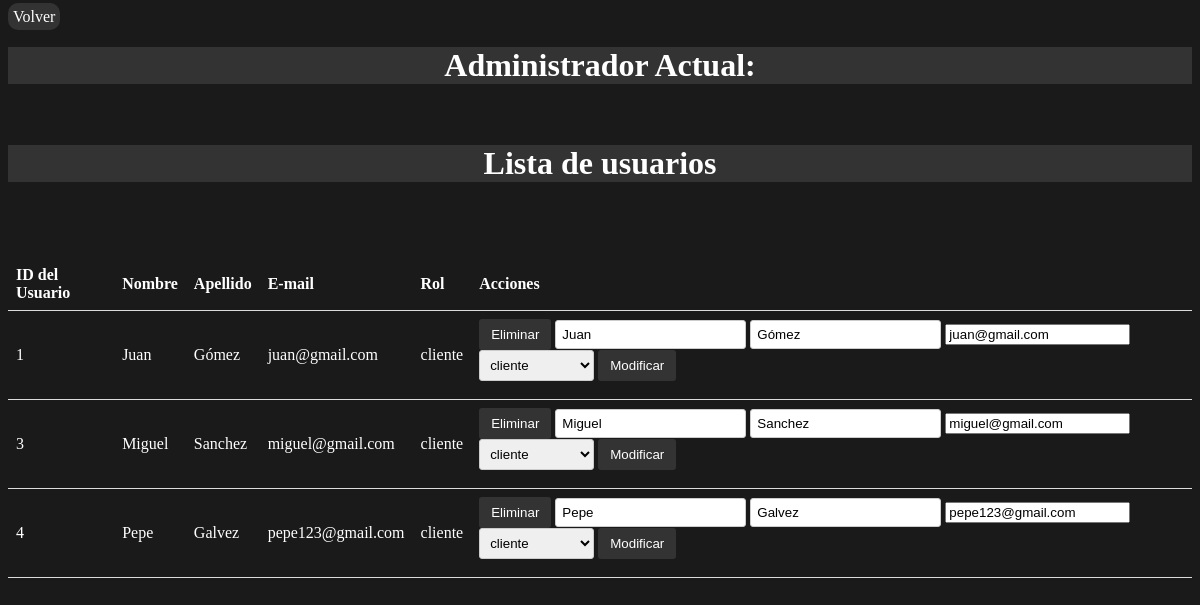
Before: /paginas/administrador-usuarios.php (signed in) with the older database file.
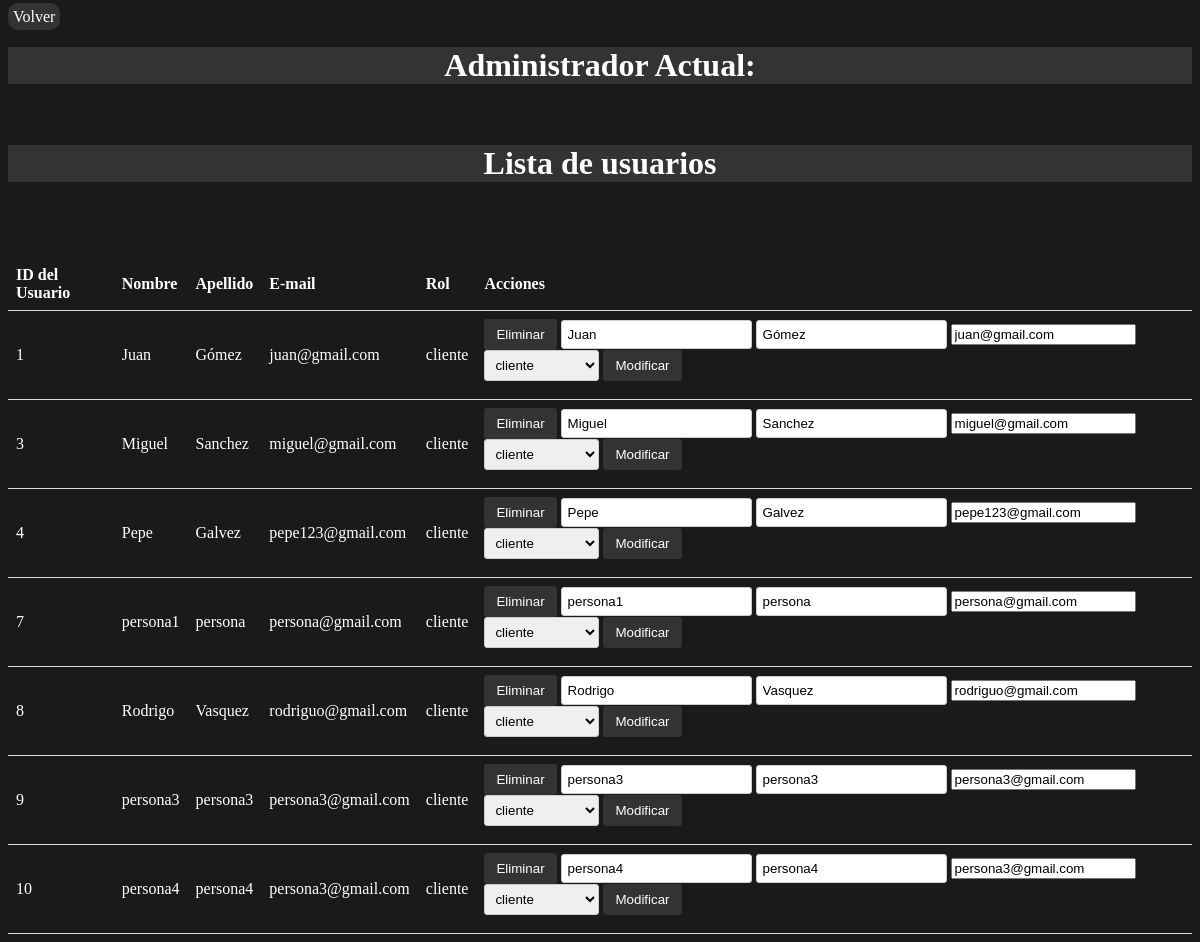
After: the same page with the newer database file.
### tables this page shows
CREATE TABLE `usuario` (
  `idUsuario` int(11) NOT NULL,
  `nombre` varchar(100) DEFAULT NULL,
  `apellido` varchar(100) DEFAULT NULL,
  `email` varchar(100) DEFAULT NULL,
  `clave` varchar(100) DEFAULT NULL,
  `idRol` int(11) DEFAULT NULL
);

CREATE TABLE `rol` (
  `idRol` int(11) NOT NULL,
  `nombre` varchar(100) DEFAULT NULL
);

### paginas/administrador-usuarios.php (the view, shortened to what this page needs)
<?php
include_once("../conexion/conexion.php");
function obtenerUsuarios() {
  global $conn;
  $sql = "SELECT usuario.idUsuario, usuario.nombre AS nombreUsuario, usuario.apellido, usuario.email, usuario.idRol, rol.nombre AS nombreRol FROM usuario
  LEFT JOIN rol ON usuario.idRol = rol.idRol";
  $result = $conn->query($sql);
  if ($result->num_rows > 0) {
      $usuarios = array();
  while ($row = $result->fetch_assoc()) {
      $usuarios[] = $row;
  }
      return $usuarios;
  } else {
      return array();
  }
}
$usuarios = obtenerUsuarios();
function obtenerRoles() {
  global $conn;
  $sql = "SELECT idRol, nombre FROM rol";
  $result = $conn->query($sql);
  if ($result->num_rows > 0) {
      $roles = array();
  while ($row = $result->fetch_assoc()) {
      $roles[] = $row;
  }
      return $roles;
  } else {
      return array();
  }
}
$roles = obtenerRoles();
?>
<!DOCTYPE html>
<html lang="en">
<head>
    <link rel="stylesheet" href="../css/fontawesome-all.min.css">
<link rel="stylesheet" href="../css/style-administrador-users.css">
</head>
<body>
<a class="volver" href="administrador-indice.php">Volver</a>
<div class="container is-fluid">
<div class="col-xs-12">
  		<h1>Administrador Actual: </h1>
      <br>
		<h1>Lista de usuarios</h1>
    <br>
		<br>
           <br>
      <table class="table table-striped table-dark " id= "table_id">
        <thead>
            <tr>
              <th>ID del Usuario</th>
              <th>Nombre</th>
              <th>Apellido</th>
              <th>E-mail</th>
              <th>Rol</th>
              <th>Acciones</th>
            </tr>
          </thead>
          <tbody>
          <?php foreach ($usuarios as $fila) { ?>
            <tr>
              <td><?php echo $fila['idUsuario']; ?></td>
              <td><?php echo $fila['nombreUsuario']; ?></td>
              <td><?php echo $fila['apellido']; ?></td>
              <td><?php echo $fila['email']; ?></td>
              <td><?php echo $fila['nombreRol']; ?></td>
              <td>
            <form method="post" action="<?php echo $_SERVER['PHP_SELF']; ?>">
                <input type="submit" name="eliminar" value="Eliminar">
                <input type="text" name="nombre" value="<?php echo $fila['nombreUsuario']; ?>" required>
                <input type="text" name="apellido" value="<?php echo $fila['apellido']; ?>" required>
                <input type="email" name="email" value="<?php echo $fila['email']; ?>" required>
                <select name="categoria" id="">
                    <?php foreach ($roles as $rol) { ?>
                        <option value="<?= $rol['idRol']?>" <?php if ($fila['idRol'] == $rol['idRol']) echo "selected"; ?> ><?= $rol['nombre'] ?></option>
                    <?php } ?>
                </select>
                <input type="submit" name="modificar" value="Modificar">
            </form>
        </td>
           </tr>
           <?php } ?>
          </tbody>
	</body>
</html>

Changed rows visible on the page:
added usuario: idUsuario "7", nombre "persona1", apellido "persona", email "persona@gmail.com", idRol.nombre "cliente", categoria "cliente"
added usuario: idUsuario "8", nombre "Rodrigo", apellido "Vasquez", email "rodriguo@gmail.com", idRol.nombre "cliente", categoria "cliente"
added usuario: idUsuario "9", nombre "persona3", apellido "persona3", email "persona3@gmail.com", idRol.nombre "cliente", categoria "cliente"
added usuario: idUsuario "10", nombre "persona4", apellido "persona4", email "persona3@gmail.com", idRol.nombre "cliente", categoria "cliente"
